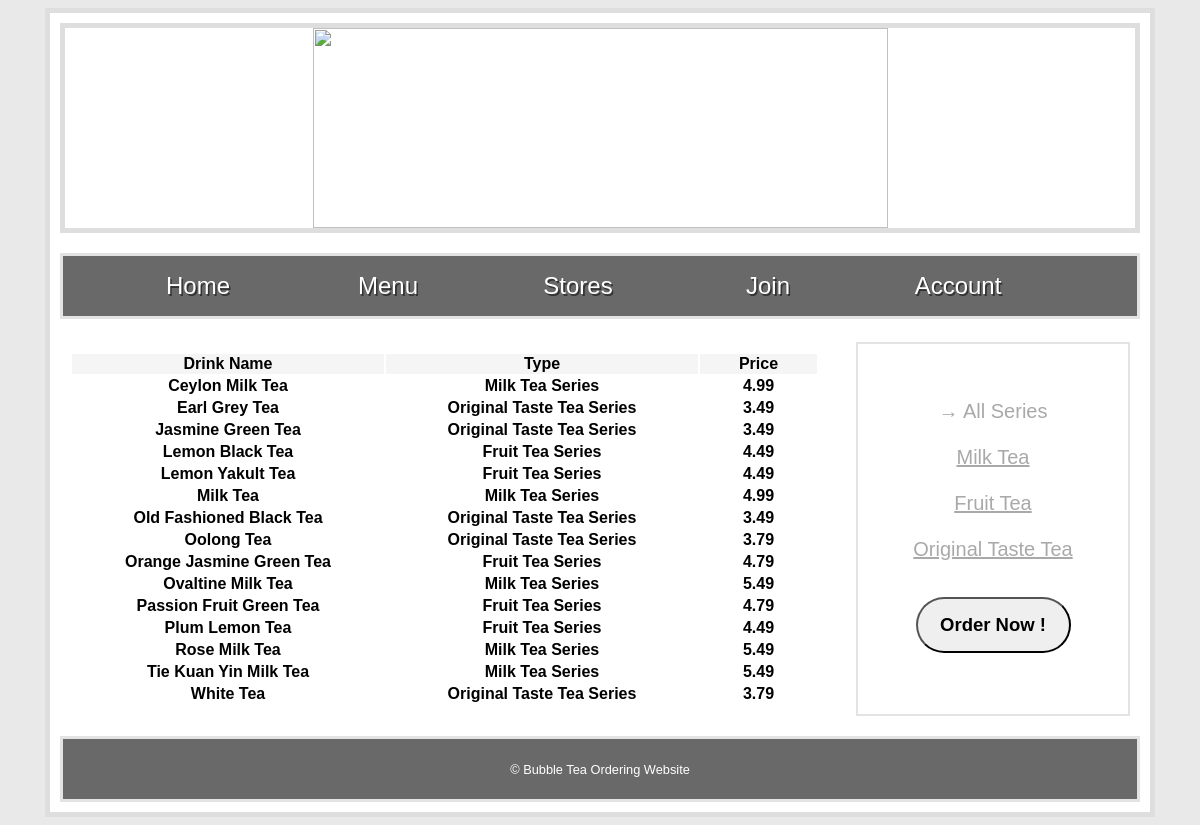
Page /Menu.php on the committed database.
### tables this page shows
CREATE TABLE Drink (
	D_Name CHAR(50) PRIMARY KEY,
	Type CHAR(25),
	Price REAL
);

### Menu.php (the view, shortened to what this page needs)
<!DOCTYPE html>
<head>
    <link rel="stylesheet" type="text/css" href="Styles/stylesheet.css"/>
</head>
<body>
    <div id = "wrapper">
        <div id = "banner">
            <img src="Images/banner.jpeg" width="575px" height="200px"/>
        </div>
        <nav id = "navigation">
            <ul id = "nav">
                <li><a href="Home.php">Home</a></li>
                <li><a href="Menu.php">Menu</a></li>
                <li><a href="Stores.php">Stores</a></li>
                <li><a href="Join.php">Join</a></li>
                <li><a href="Account.php">Account</a></li>
            </ul>
        </nav>
        <div id = "left">
            <table class="table">
                <thead>
                    <th style="background-color: whitesmoke"> <b>Drink Name</b></th>
                    <th style="background-color: whitesmoke"><b>Type</b></th>
                    <th style="background-color: whitesmoke"><b>Price</b></th>
                </thead>
                <tbody>
                    <?php
                        include 'config.php';
                        $query = "SELECT D_Name,Type,Price FROM Drink";
                        $r = mysqli_query($conn, $query);
                        while($row = mysqli_fetch_assoc($r)){
                    ?>
                    <tr>
                        <th style="width: 310px"><?php echo $row['D_Name']?></th>
                        <th style="width: 310px"><?php echo $row['Type']?></th>
                        <th style="width: 115px"><?php echo $row['Price']?></th>
                    </tr>
                    <?php
                        }
                    ?>
                </tbody>
            </table>
        </div>
        <div id = "right" style = "text-align:center">
            <div class="drink"><a><br><br>→ All Series<br></a></div>
            <div class="drink"><a href="MilkTea.php"><br>Milk Tea </a><br></div>
            <div class="drink"><a href="FruitTea.php"><br>Fruit Tea </a><br></div>
            <div class="drink"><a href="OriginalTasteTea.php"><br>Original Taste Tea <br></a></div>
            <div class="order_btn"><a href="Order.php"><br><br><button type="button"><b>Order Now !</b></button></a></div>
        </div>
    <footer>
        <p> © Bubble Tea Ordering Website </p>
    </footer>
</body>
</html>

### Styles/stylesheet.css (style rules this page uses)
body { font-family: lucida grande, tahoma, verdana, arial, sans-serif; background-color: #e9e9e9; }
body p { font-size: 0.8em; line-height: 1.28; }
#wrapper { width: 1080px; background-color: white; margin: 0 auto; padding: 10px; border: 5px solid #dedede; }
#banner { background-repeat: no-repeat; background-size: cover; border: 5px solid #dedede; height: 200px; text-align: center; }
#left { float: left; width: 750px; margin: 20px 0 20px 0; padding: 10px; }
#right { float: right; width: 250px; height: 350px; margin: 20px 10px; padding: 10px; border: 2px solid #E3E3E3; color: black; }
footer { clear: both; width: auto; height: 40px; padding: 10px; border: 3px solid #E3E3E3; text-align: center; color: white; background: dimgrey; }
#navigation { height: 60px; border: 3px solid #E3E3E3; margin-top: 20px; text-shadow: 0.1em 0.1em #333; background-color: dimgrey; }
#nav { list-style: none; }
#nav li { font-size: 24px; float: left; position: relative; width: 190px; height: 50px; text-align: center; }
#nav a:link, nav a:active, nav a:visited { display: block; color: #fff; text-decoration: none; }
.drink a { font-size: 20px; color: darkgrey; }
.order_btn a { text-decoration: none; }
.order_btn button { display: block; margin: auto; width: 155px; border-radius: 35px; padding: 15px; font-size: 18.5px; text-align: center; }

### rows in the picture
drink: D_Name "Ceylon Milk Tea", Type "Milk Tea Series", Price "4.99"
drink: D_Name "Earl Grey Tea", Type "Original Taste Tea Series", Price "3.49"
drink: D_Name "Jasmine Green Tea", Type "Original Taste Tea Series", Price "3.49"
drink: D_Name "Lemon Black Tea", Type "Fruit Tea Series", Price "4.49"
drink: D_Name "Lemon Yakult Tea", Type "Fruit Tea Series", Price "4.49"
drink: D_Name "Milk Tea", Type "Milk Tea Series", Price "4.99"
drink: D_Name "Old Fashioned Black Tea", Type "Original Taste Tea Series", Price "3.49"
drink: D_Name "Oolong Tea", Type "Original Taste Tea Series", Price "3.79"
drink: D_Name "Orange Jasmine Green Tea", Type "Fruit Tea Series", Price "4.79"
drink: D_Name "Ovaltine Milk Tea", Type "Milk Tea Series", Price "5.49"
drink: D_Name "Passion Fruit Green Tea", Type "Fruit Tea Series", Price "4.79"
drink: D_Name "Plum Lemon Tea", Type "Fruit Tea Series", Price "4.49"
drink: D_Name "Rose Milk Tea", Type "Milk Tea Series", Price "5.49"
drink: D_Name "Tie Kuan Yin Milk Tea", Type "Milk Tea Series", Price "5.49"
drink: D_Name "White Tea", Type "Original Taste Tea Series", Price "3.79"
